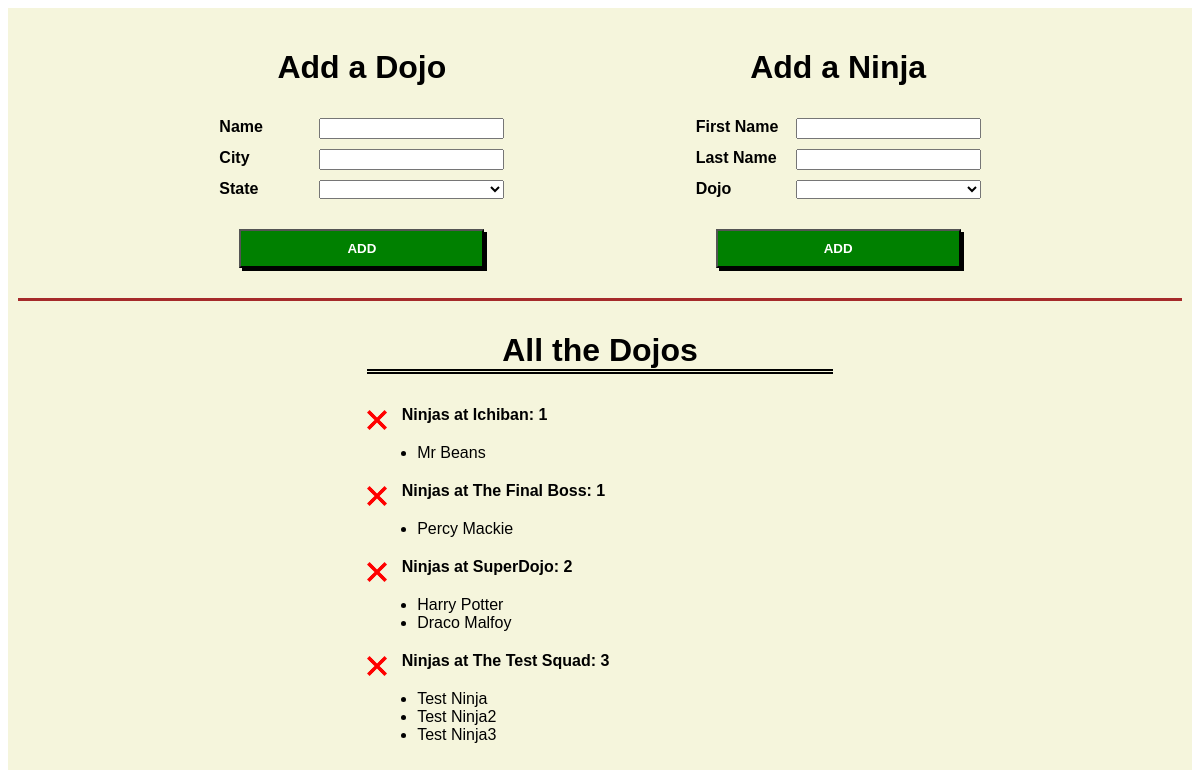
The page / on the database its author committed.
### dojo_ninjas_app/models.py (models this page shows, shortened)
class Dojo(models.Model):
    name = CharField(max_length=255)
    city = CharField(max_length=255)
    state = CharField(max_length=2)
    desc = TextField(default="Old Dojo")
    created_at = DateTimeField(auto_now_add=True)
    updated_at = DateTimeField(auto_now=True)

class Ninja(models.Model):
    first_name = CharField(max_length=255)
    last_name = CharField(max_length=255)
    dojo = models.ForeignKey(Dojo, related_name="ninjas", on_delete=models.CASCADE)
    created_at = DateTimeField(auto_now_add=True)
    updated_at = DateTimeField(auto_now=True)

### dojo_ninjas_app/views.py (the view)
# urls.py: path('', views.index),
def index(request):
    print("INDEX CALLED")
    all_dojos = Dojo.objects.all()
    all_dojos = Dojo.objects.annotate( number_of_ninjas = Count('ninjas') )
    context = {
        'all_dojos': all_dojos
    }
    return render(request, 'index.html', context)

### dojo_ninjas_app/templates/index.html (shortened to what this page needs)
<!DOCTYPE html>
<html lang="en">
<head>
    {% load static %}
    <link rel="stylesheet" type="text/css" href="{% static 'style.css' %}">
</head>
<body>
    <div id="wrapper">
        <div id="forms_wrapper">
            <form class="user_form" action="/add_dojo" method="POST">
                <h1>Add a Dojo</h1>
                <label for="dojo_name">Name</label>
                <input required type="text" name="dojo_name" id="dojo_name">
                <label for="dojo_city">City</label>
                <input required type="text" name="dojo_city" id="dojo_city">
                <label for="dojo_state">State</label>
                <select name="dojo_state" id="dojo_state">
                    <option hidden disabled selected value=""></option>
                    <option value="AL">AL</option>
                </select>
                <input required type="submit" value="ADD">
            </form>
            <form class="user_form" action="/add_ninja" method="POST">
                <h1>Add a Ninja</h1>
                <label for="first_name">First Name</label>
                <input required type="text" name="first_name" id="first_name">
                <label for="last_name">Last Name</label>
                <input required type="text" name="last_name" id="last_name">
                <label for="dojo_select">Dojo</label>
                <select name="dojo_select" id="dojo_select">
                    <option hidden disabled selected value=""></option>
                    {% for dojo in all_dojos %}
                        <option value="{{dojo.name}}">{{dojo.name}}</option>
                    {% endfor %}
                </select>
                <input required type="submit" value="ADD">
            </form>
        </div>
        <div id="dojo_list">
            <h1>All the Dojos</h1>
            {% for dojo in all_dojos %}
                <form class="delete" method="POST">
                    <img class="delete_button" src="{% static 'img/delete.png' %}" alt="Click to delete this Dojo">
                    <h4>Ninjas at {{dojo.name}}: {{dojo.number_of_ninjas}}</h4>
                </form>
                <ul>
                    {% for ninja in dojo.ninjas.all %}
                        <li>{{ninja.first_name}} {{ninja.last_name}}</li>
                    {% endfor %}
                </ul>
            {% endfor %}
        </div>
    </div>
</body>
</html>

### dojo_ninjas_app/static/style.css (style rules this page uses)
#wrapper { font-family: sans-serif; padding: 10px; background-color: beige; }
#forms_wrapper { display: flex; justify-content: space-evenly; border-bottom: 3px brown solid; padding: 10px; }
#dojo_list { padding: 10px 30%; }
#dojo_list h1 { box-sizing: border-box; text-align: center; border-bottom: double black 5px; }
#dojo_list h4, ul { margin: 10px; }
#dojo_list h4 { display: inline-block; }
.user_form { display: grid; grid-template-columns: 100px 1fr; row-gap: 10px; }
.user_form h1, input[type="submit"] { grid-column: 1 / 3; text-align: center; }
.delete h4 { vertical-align: bottom; }
.delete_button { width: 20px; display: inline-block; }
label { font-weight: bold; }
input[type="submit"] { box-shadow: black 3px 3px; background-color: green; color: white; font-weight: bold; margin: 20px; padding: 10px; }
input[type="submit"], .delete_button, button { cursor: pointer; }

### rows shown on the page
Dojo: name "Ichiban", number_of_ninjas "1"
Ninja: first_name "Mr", last_name "Beans"
Dojo: name "The Final Boss", number_of_ninjas "1"
Ninja: first_name "Percy", last_name "Mackie"
Dojo: name "SuperDojo", number_of_ninjas "2"
Ninja: first_name "Harry", last_name "Potter"
Ninja: first_name "Draco", last_name "Malfoy"
Dojo: name "The Test Squad", number_of_ninjas "3"
Ninja: first_name "Test", last_name "Ninja"
Ninja: first_name "Test", last_name "Ninja2"
Ninja: first_name "Test", last_name "Ninja3"
